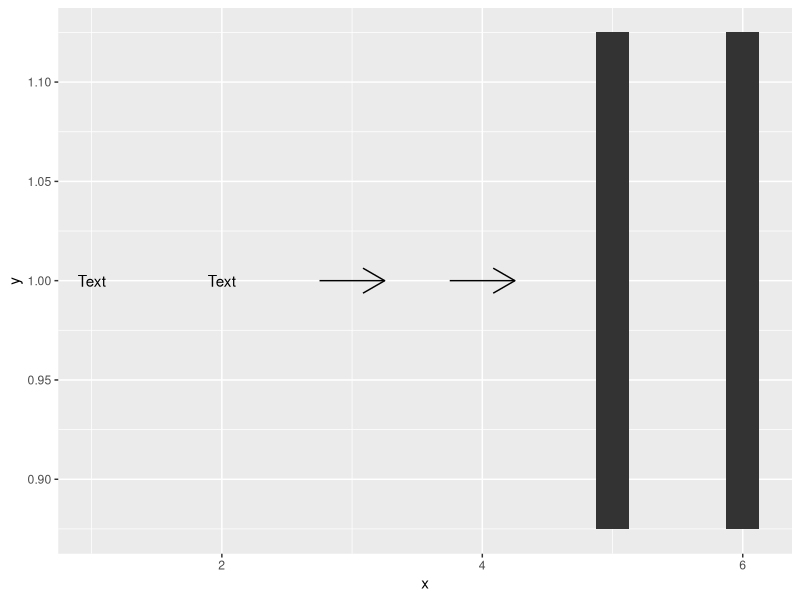

Recreate this plot in R.
## ---- chunk 1
knitr::opts_chunk$set(
  fig.width = 6,
  fig.height = 6 * 0.618,
  fig.align = "center",
  out.width = "90%",
  collapse = TRUE
)

options(
  digits = 3, width = 120,
  dplyr.summarise.inform = FALSE
)
## ---- chunk 2
#| warning: false
#| message: false

library(tidyverse)

ggplot() +
  annotate(geom = "text", x = 1, y = 1, label = "Text") +
  annotate(geom = "text", x = 2, y = 1, label = "Text") +
  annotate(geom = "segment", x = 2.75, xend = 3.25, y = 1, yend = 1, arrow = arrow()) +
  annotate(geom = "segment", x = 3.75, xend = 4.25, y = 1, yend = 1, arrow = arrow()) +
  annotate(geom = "tile", x = 5, y = 1, width = 0.25, height = 0.25) +
  annotate(geom = "tile", x = 6, y = 1, width = 0.25, height = 0.25) 
